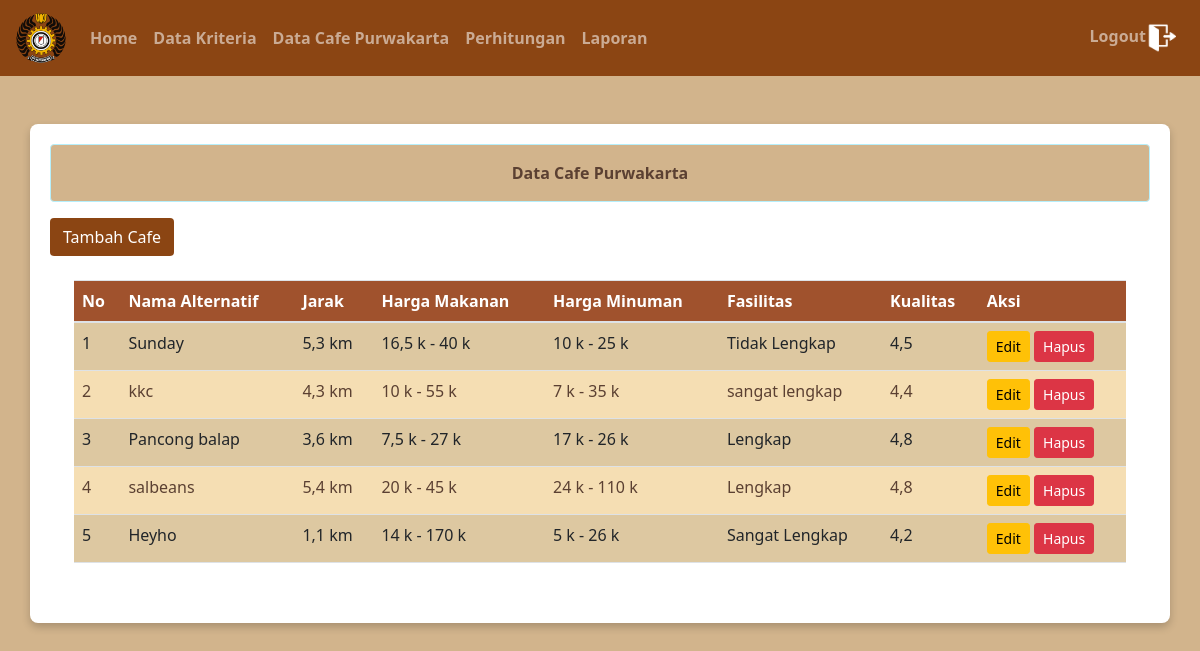
/admin/cafe.php (signed in), run on the app's committed database.
### tables this page shows
CREATE TABLE `cafe` (
  `id` int NOT NULL,
  `nama_alternatif` varchar(255) NOT NULL,
  `jarak` varchar(255) NOT NULL,
  `harga_makanan` varchar(255) NOT NULL,
  `harga_minuman` varchar(255) NOT NULL,
  `fasilitas` varchar(255) NOT NULL,
  `kualitas` varchar(255) NOT NULL
);

### admin/cafe.php (the view, shortened to what this page needs)
<?php
$conn = mysqli_connect("localhost", "root", "", "moora");
$query = "SELECT id, nama_alternatif, jarak, harga_makanan, harga_minuman, fasilitas, kualitas FROM cafe";
$result = $conn->query($query);
?>
<!doctype html>
    <html lang="en">
    <head>
        <link rel="stylesheet" href="../bootstrap/css/bootstrap.min.css">
        <link href="https://cdn.jsdelivr.net/npm/bootstrap@5.1.1/dist/css/bootstrap.min.css" rel="stylesheet">
    </head>
    <body>
        <nav class="navbar navbar-expand-lg navbar-dark">
            <a class="navbar-brand" href="#"><img src="../img/stt.png" width="50"></a>
            <div class="collapse navbar-collapse">
                <div class="navbar-nav">
                    <a class="nav-link" href="index.php"><b>Home</b></a>
                    <a class="nav-link" href="data_kriteria.php"><b>Data Kriteria</b></a>
                    <a class="nav-link" href="cafe.php"><b>Data Cafe Purwakarta</b></a>
                    <a class="nav-link" href="data_cafe.php"><b>Perhitungan</b></a>
                    <a class="nav-link" href="laporan.php"><b>Laporan</b></a>
                </div>
                <div class="navbar-nav ml-auto">
                    <a class="log nav-link" href="../logout.php"><b>Logout</b><img src="../img/logout.png" width="30"></a>
                </div>
            </div>
        </nav>
        <div class="container mt-5">
            <div class="alert alert-info">
                <center><b>Data Cafe Purwakarta</b></center>
            </div>
            <button class="btn btn-brown" data-bs-toggle="modal" data-bs-target="#addCafeModal">Tambah Cafe</button>
            <div class="table-responsive p-4">
                <table class="table table-striped">
                    <thead>
                        <tr>
                            <th>No</th>
                            <th>Nama Alternatif</th>
                            <th>Jarak</th>
                            <th>Harga Makanan</th>
                            <th>Harga Minuman</th>
                            <th>Fasilitas</th>
                            <th>Kualitas</th>
                            <th>Aksi</th>
                        </tr>
                    </thead>
                    <tbody>
                        <?php
                        if ($result->num_rows > 0) {
                            $no = 1;
                            while ($cafe = $result->fetch_assoc()) {
                                echo "<tr>
                                <td>{$no}</td>
                                <td>{$cafe['nama_alternatif']}</td>
                                <td>{$cafe['jarak']}</td>
                                <td>{$cafe['harga_makanan']}</td>
                                <td>{$cafe['harga_minuman']}</td>
                                <td>{$cafe['fasilitas']}</td>
                                <td>{$cafe['kualitas']}</td>
                                <td>
                                <button class='btn btn-warning btn-sm' data-bs-toggle='modal' data-bs-target='#editCafeModal' onclick='setEditData(".json_encode($cafe).")'>Edit</button>
                                <form method='POST' action='' style='display:inline;' onsubmit='return confirmDelete();'>
                                <input type='hidden' name='id' value='{$cafe['id']}'>
                                <input type='hidden' name='action' value='delete'>
                                <button type='submit' class='btn btn-danger btn-sm'>Hapus</button>
                                </form>
                                </td>
                                </tr>";
                                $no++;
                            }
                        } else {
                            echo "<tr><td colspan='8' class='text-center'>No data available</td></tr>";
                        }
                        ?>
                    </tbody>
                </table>
            </div>
        </div>

### admin/cafe.php (style rules this page uses)
body { background-color: #D2B48C; background-image: url(../img/galeri/poto.jpg); background-size: cover; }
.navbar { background-color: #8B4513; }
.navbar-brand img { border-radius: 50%; }
.navbar-nav .nav-link { color: #FFFF; }
.container { background-color: #FFF; border-radius: 8px; padding: 20px; box-shadow: 0 4px 8px rgba(0, 0, 0, 0.2); }
.btn-brown { background-color: #8B4513; color: white; }
.alert-info { background-color: #D2B48C; color: #5B4032; }
.table-striped { background-color: #F5DEB3; }
.table th, .table td { color: #5B4032; }
.table th { background-color: #A0522D; color: white; }

### data on the page
cafe: nama_alternatif "Sunday", jarak "5,3 km", harga_makanan "16,5 k - 40 k", harga_minuman "10 k - 25 k", fasilitas "Tidak Lengkap", kualitas "4,5"
cafe: nama_alternatif "kkc", jarak "4,3 km", harga_makanan "10 k - 55 k", harga_minuman "7 k - 35 k", fasilitas "sangat lengkap", kualitas "4,4"
cafe: nama_alternatif "Pancong balap", jarak "3,6 km", harga_makanan "7,5 k - 27 k", harga_minuman "17 k - 26 k", fasilitas "Lengkap", kualitas "4,8"
cafe: nama_alternatif "salbeans", jarak "5,4 km", harga_makanan "20 k - 45 k", harga_minuman "24 k - 110 k", fasilitas "Lengkap", kualitas "4,8"
cafe: nama_alternatif "Heyho", jarak "1,1 km", harga_makanan "14 k - 170 k", harga_minuman "5 k - 26 k", fasilitas "Sangat Lengkap", kualitas "4,2"
